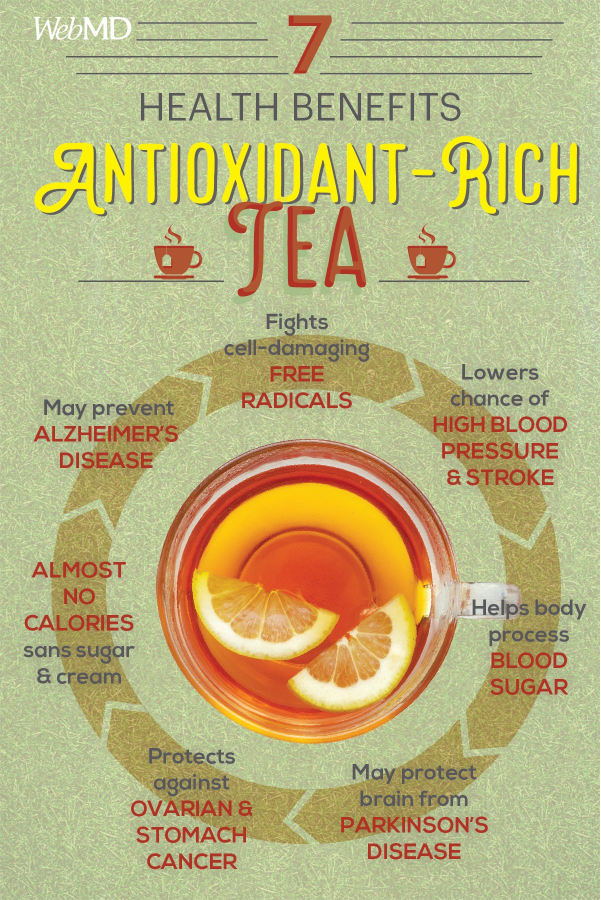
#> input picture sample.jpg, 1201 x 1800 px (shown at 1/2 size)
$ python -i image_preprocessing.py   (imports and definitions only)
#> lines starting #> are read from the running program, lines starting #| are printed output that depends on the picture
import cv2
from numpy import ndarray, asarray, ones, uint8
import pytesseract
import asyncio

def resize_img(img_array: ndarray):
    return cv2.resize(img_array, None, fx=1.2, fy=1.2, interpolation=cv2.INTER_CUBIC)


def convert_to_grayscale(img_array):
    img = cv2.cvtColor(img_array, cv2.COLOR_BGR2GRAY)

    return img


def denoise_img(img_array):
    kernel = ones((1, 1), uint8)
    img = cv2.dilate(img_array, kernel, iterations=1)
    img = cv2.erode(img_array, kernel, iterations=1)

    return img


def blur_img(img_array):
    bg = cv2.threshold(
        cv2.medianBlur(img_array, 3), 0, 255, cv2.THRESH_BINARY + cv2.THRESH_OTSU
    )[1]

    img = 255 - cv2.absdiff(img_array, bg)

    return img

def apply_image_processing(image: ndarray):
    # Image processing for better OCR results

    # 1. Resize the image
    proccessed_image = resize_img(image)

    # 2. Convert the image to grayscale
    proccessed_image = convert_to_grayscale(proccessed_image)

    # 3. Denoise the image
    proccessed_image = denoise_img(proccessed_image)

    # 4. Blur the image
    # proccessed_image = blur_img(proccessed_image)

    try:
        pred: str = pytesseract.image_to_string(proccessed_image)
        return pred
    except Exception as e:
        return "Error: " + str(e)

>>> import cv2
>>> picture = cv2.imread('sample.jpg')
#> picture is the input picture: shape (1800, 1201, 3); mean B, G, R 124.2, 177.7, 186.7
>>> result = apply_image_processing(picture)
#> in convert_to_grayscale, `img = cv2.cvtColor(img_array, cv2.COLOR_BGR2GRAY)`:
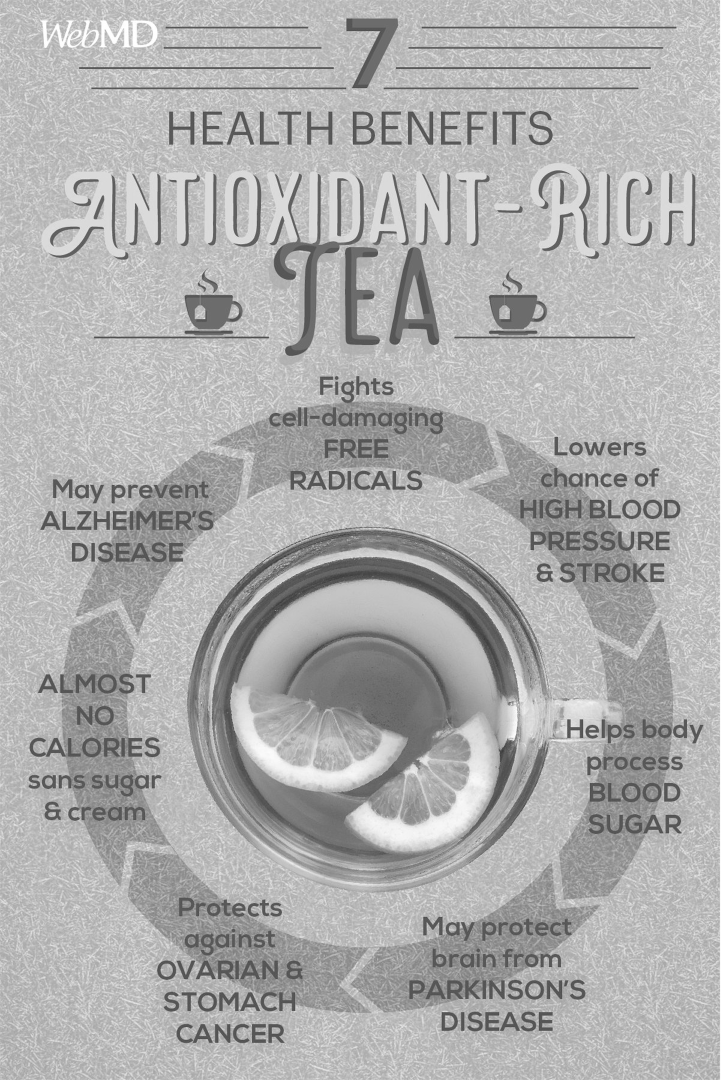
#> img: shape (2160, 1441) (shown at 1/2 size); min 45, max 255, mean 174.3
#> result = "Error: No module named 'pytesseract'"
